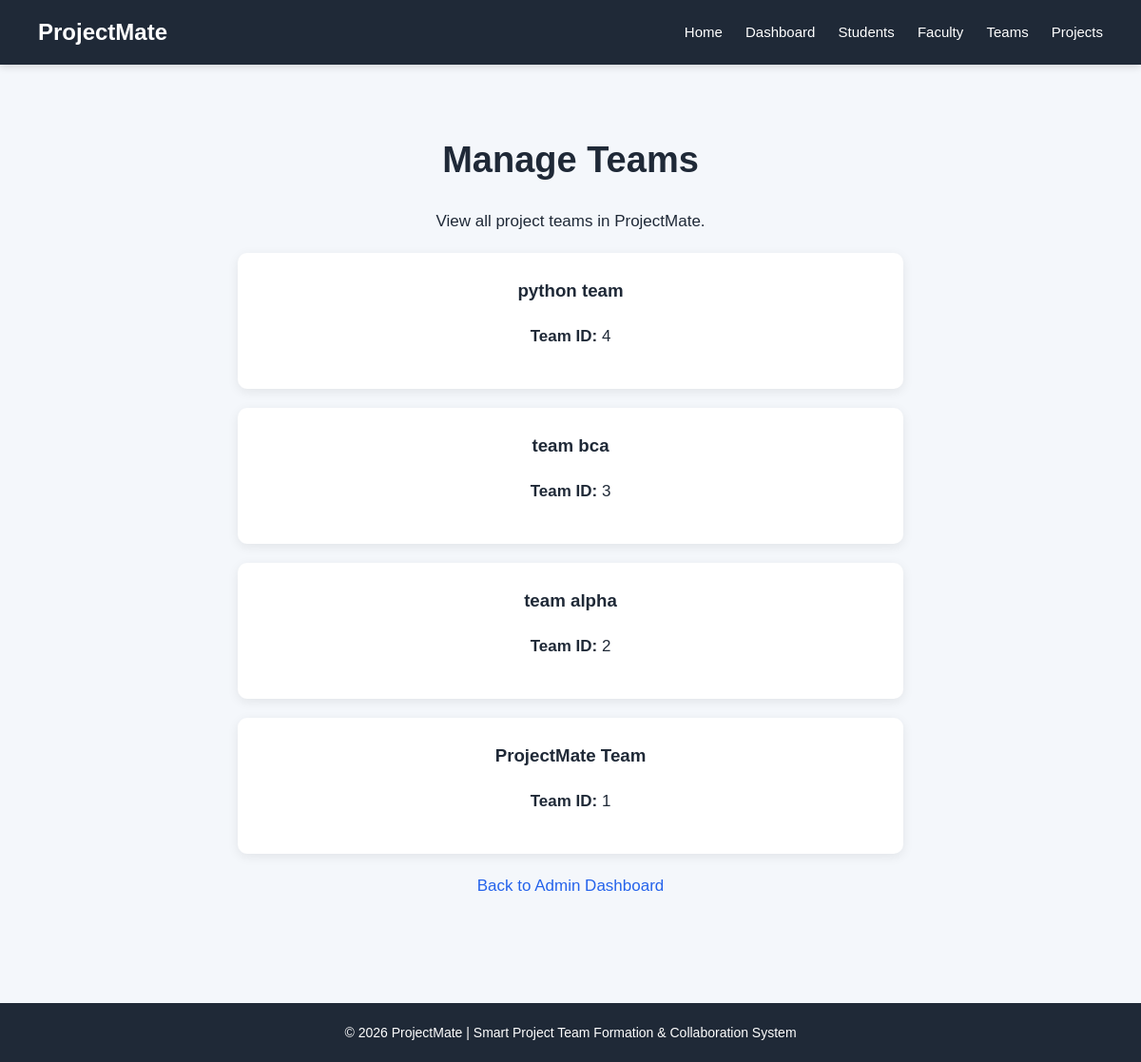
The page /admin-teams (signed in) on the database its author committed.
### tables this page shows
CREATE TABLE teams (
            id INTEGER PRIMARY KEY AUTOINCREMENT,
            team_name TEXT UNIQUE NOT NULL,
            leader_id INTEGER,
            created_at TIMESTAMP DEFAULT CURRENT_TIMESTAMP,
            FOREIGN KEY (leader_id) REFERENCES student_profiles(id)
        );

### app.py (the view)
@app.route("/admin-teams")
def admin_teams():
    user_id = session.get("user_id")
    if not user_id:
        return redirect(url_for("admin_login"))
    conn = get_db_connection()
    admin = conn.execute("""
        SELECT id
        FROM users
        WHERE id = ?
        AND role = 'admin'
    """, (user_id,)).fetchone()
    if admin is None:
        conn.close()
        return "Access denied! Admin only."
    teams = conn.execute("""
        SELECT
            id,
            team_name
        FROM teams
        ORDER BY id DESC
    """).fetchall()
    conn.close()
    return render_template(
        "admin_teams.html",
        teams=teams
    )

### app.py (called while the page is built)
def get_db_connection():
    conn = sqlite3.connect(DATABASE)
    conn.row_factory = sqlite3.Row
    return conn

### templates/admin_teams.html (shortened to what this page needs)
<!DOCTYPE html>
<html lang="en">
<head>
    <link rel="stylesheet"
          href="{{ url_for('static', filename='style.css') }}">
</head>
<body>
    <nav>
        <h2>ProjectMate</h2>
        <div>
            <a href="{{ url_for('home') }}">
                Home
            </a>
            <a href="{{ url_for('admin_dashboard') }}">
                Dashboard
            </a>
            <a href="{{ url_for('admin_students') }}">
                Students
            </a>
            <a href="{{ url_for('admin_faculty') }}">
                Faculty
            </a>
            <a href="{{ url_for('admin_teams') }}">
                Teams
            </a>
            <a href="{{ url_for('admin_projects') }}">
                Projects
            </a>
        </div>
    </nav>
    <main>
        <section>
            <h1>
                Manage Teams
            </h1>
            <p>
                View all project teams in ProjectMate.
            </p>
        </section>
        <section>
            {% if teams %}
                {% for team in teams %}
                    <div class="card">
                        <h3>
                            {{ team["team_name"] }}
                        </h3>
                        <p>
                            <strong>Team ID:</strong>
                            {{ team["id"] }}
                        </p>
                    </div>
                {% endfor %}
            {% else %}
                <div class="card">
                    <p>
                        No teams available yet.
                    </p>
                </div>
            {% endif %}
        </section>
        <p>
            <a href="{{ url_for('admin_dashboard') }}">
                Back to Admin Dashboard
            </a>
        </p>
    </main>
    <footer>
        <p>
            © 2026 ProjectMate |
            Smart Project Team Formation &
            Collaboration System
        </p>
    </footer>
</body>
</html>

### static/style.css (style rules this page uses)
* { box-sizing: border-box; }
body { font-family: Arial, sans-serif; margin: 0; padding: 0; background-color: #f4f7fb; color: #1f2937; line-height: 1.6; }
nav { background-color: #1f2937; padding: 15px 40px; display: flex; justify-content: space-between; align-items: center; box-shadow: 0 2px 8px rgba(0, 0, 0, 0.15); }
nav h2 { color: white; margin: 0; }
nav a { color: white; text-decoration: none; margin-left: 20px; font-size: 15px; }
main { max-width: 1100px; margin: 0 auto; padding: 50px 25px; }
h1 { margin-top: 20px; color: #1f2937; font-size: 32px; }
h2 { color: #374151; }
h3 { color: #1f2937; }
p { font-size: 16px; line-height: 1.6; }
main section:first-child { text-align: center; }
main h1 { font-size: 38px; margin-bottom: 20px; }
main p { font-size: 17px; }
a { color: #2563eb; text-decoration: none; }
.card { background-color: white; padding: 25px; margin: 20px auto; max-width: 700px; border-radius: 10px; box-shadow: 0 3px 12px rgba(0, 0, 0, 0.08); }
.card h2, .card h3 { margin-top: 0; }
main > p { margin: 10px 0; }
footer { text-align: center; padding: 20px; margin-top: 50px; background-color: #1f2937; color: white; }
footer p { margin: 0; font-size: 14px; }
main { max-width: 1100px; margin: 0 auto; padding: 50px 25px; text-align: center; }
.card { background-color: white; padding: 25px; margin: 20px auto; max-width: 700px; border-radius: 10px; box-shadow: 0 3px 12px rgba(0, 0, 0, 0.08); text-align: center; }

### rows shown on the page
teams: team_name "python team", id "4"
teams: team_name "team bca", id "3"
teams: team_name "team alpha", id "2"
teams: team_name "ProjectMate Team", id "1"
